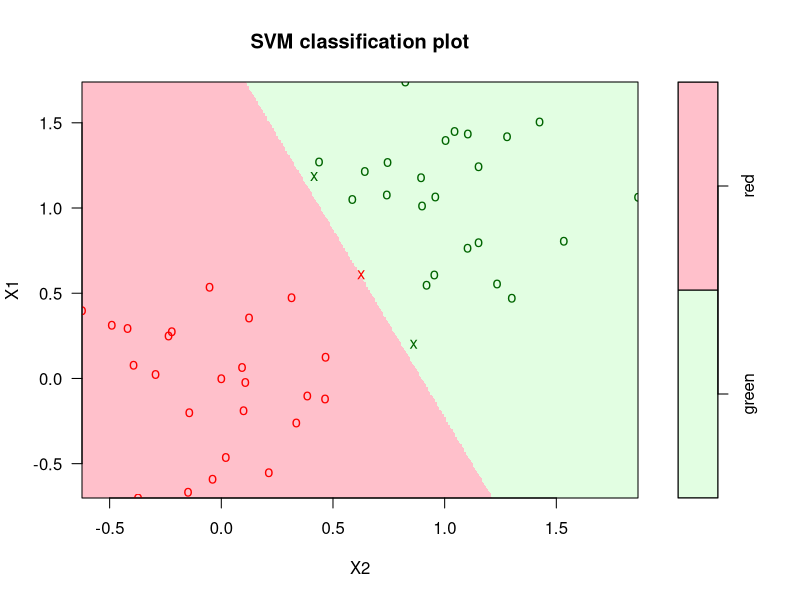
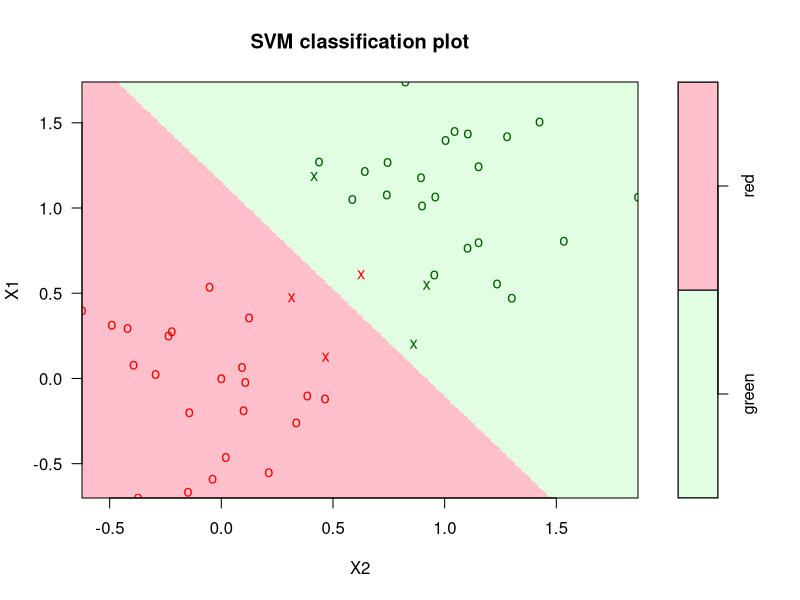

The R script that drew these images, in order:
library(e1071)

train_data <- read.table('data/svmdata2.txt', sep = '\t', header = T, stringsAsFactors = T)
test_data <- read.table('data/svmdata2test.txt', sep = '\t', header = T, stringsAsFactors = T)


find_c_with_zero_error <- function(data_train, data_test) {
  error <- 1.
  eps <- 1e-10
  cost <- 1
  
  while (error > eps) {
    svm_clsfr <- svm(Colors ~ ., 
                     data = data_train,
                     type = "C-classification",
                     cost = cost,
                     kernel = "linear")
    pred <- predict(svm_clsfr, data_test)
    tbl <- table(pred, data_test$Colors)
    
    error <- 1. - sum(diag(tbl)) / nrow(data_test)
    cost <- cost + 1
  }
  return(cost - 1)
}

c_train_zero <- find_c_with_zero_error(train_data, train_data)
c_test_zero <- find_c_with_zero_error(train_data, test_data)
print(paste("Train minimal C - ", c_train_zero))
print(paste("Test minimal C - ", c_test_zero))



plot_clsfr <- function(cost) {
  svm_clsfr <- svm(Colors ~ ., 
                   data = train_data,
                   type = "C-classification",
                   cost = cost,
                   kernel = "linear")
  
  area_pallete <- function(n = 3) {
    colors <- rainbow(n)
    colors[1:2] <- c("#e2fee2", "pink")
    return(colors) 
  }
  
  plot(svm_clsfr, 
       train_data,
       grid = 250,
       symbolPalette = c("darkgreen", "red"),
       color.palette = area_pallete)
}


plot_clsfr(c_train_zero)
plot_clsfr(c_test_zero)
